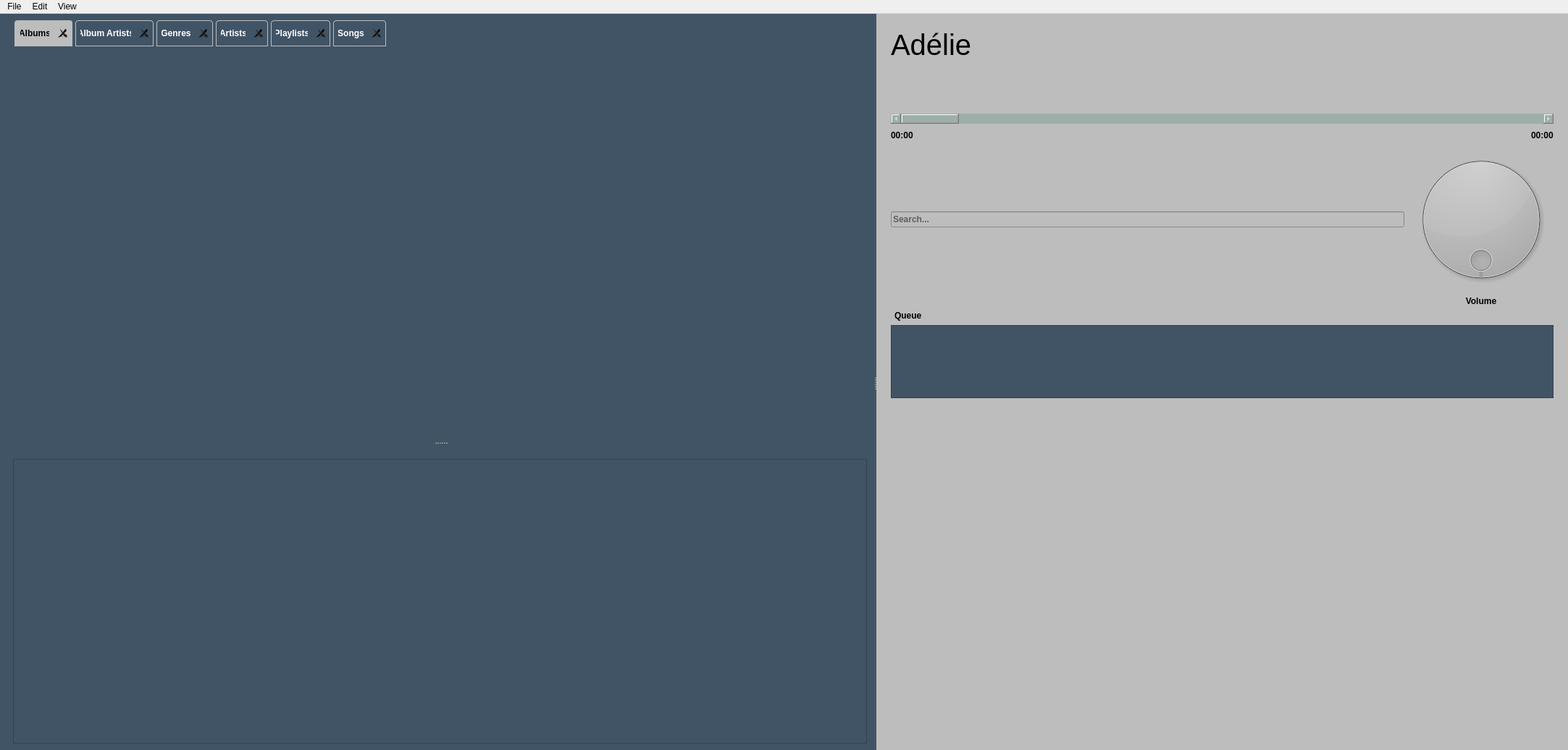
<?xml version="1.0" encoding="UTF-8"?>
<ui version="4.0">
 <class>MainWindow</class>
 <widget class="QMainWindow" name="MainWindow">
  <property name="geometry">
   <rect>
    <x>0</x>
    <y>0</y>
    <width>2165</width>
    <height>1036</height>
   </rect>
  </property>
  <property name="minimumSize">
   <size>
    <width>0</width>
    <height>0</height>
   </size>
  </property>
  <property name="maximumSize">
   <size>
    <width>16777215</width>
    <height>16777215</height>
   </size>
  </property>
  <property name="windowTitle">
   <string>Thuillier Audio</string>
  </property>
  <property name="windowIcon">
   <iconset>
    <normaloff>:/resources/resources/play_pause.png</normaloff>:/resources/resources/play_pause.png</iconset>
  </property>
  <property name="documentMode">
   <bool>false</bool>
  </property>
  <property name="tabShape">
   <enum>QTabWidget::Triangular</enum>
  </property>
  <widget class="QWidget" name="centralwidget">
   <property name="enabled">
    <bool>true</bool>
   </property>
   <property name="styleSheet">
    <string notr="true">
background-color: #415466</string>
   </property>
   <layout class="QGridLayout" name="gridLayout_2">
    <property name="topMargin">
     <number>0</number>
    </property>
    <property name="rightMargin">
     <number>0</number>
    </property>
    <property name="bottomMargin">
     <number>0</number>
    </property>
    <item row="0" column="0">
     <widget class="QSplitter" name="splitter_2">
      <property name="orientation">
       <enum>Qt::Horizontal</enum>
      </property>
      <widget class="QWidget" name="layoutWidget">
       <layout class="QVBoxLayout" name="verticalLayout_10">
        <property name="leftMargin">
         <number>9</number>
        </property>
        <property name="topMargin">
         <number>9</number>
        </property>
        <property name="rightMargin">
         <number>9</number>
        </property>
        <property name="bottomMargin">
         <number>9</number>
        </property>
        <item>
         <widget class="QSplitter" name="splitter">
          <property name="orientation">
           <enum>Qt::Vertical</enum>
          </property>
          <widget class="QTabWidget" name="musicTabs">
           <property name="autoFillBackground">
            <bool>false</bool>
           </property>
           <property name="styleSheet">
            <string notr="true">QTabWidget::pane { border: 0;
}

QTabBar::tab  {
	font-weight: bold;
	background-color: rgb(189, 189, 189);
    border: 2px solid rgb(189, 189, 189);
    border-top-left-radius: 4px;
    border-top-right-radius: 4px;
    min-width: 8ex;
	margin-left: 2px;
	margin-right: 2px;
    padding: 6px;
}
QTabBar::tab:!selected  {
	font-weight: bold;
	background-color: rgb(65, 84, 102);
	color: white;
    border: 1px solid rgb(189,189,189);
    border-top-left-radius: 4px;
    border-top-right-radius: 4px;
    min-width: 8ex;
	margin-left: 2px;
	margin-right: 2px;
    padding: 6px;
}

</string>
           </property>
           <property name="tabShape">
            <enum>QTabWidget::Rounded</enum>
           </property>
           <property name="currentIndex">
            <number>0</number>
           </property>
           <property name="tabsClosable">
            <bool>true</bool>
           </property>
           <property name="movable">
            <bool>false</bool>
           </property>
           <widget class="QWidget" name="albumTab">
            <property name="autoFillBackground">
             <bool>false</bool>
            </property>
            <property name="styleSheet">
             <string notr="true">background-image: url(:/images/resources/images/antarctica5.jpg)</string>
            </property>
            <attribute name="title">
             <string>Albums</string>
            </attribute>
            <layout class="QVBoxLayout" name="verticalLayout_3">
             <property name="leftMargin">
              <number>0</number>
             </property>
             <property name="rightMargin">
              <number>0</number>
             </property>
             <item>
              <widget class="QListWidget" name="albumListWidget">
               <property name="font">
                <font>
                 <pointsize>30</pointsize>
                </font>
               </property>
               <property name="styleSheet">
                <string notr="true">background-color: transparent;
color:white;
background-attachment: fixed;</string>
               </property>
               <property name="frameShape">
                <enum>QFrame::NoFrame</enum>
               </property>
               <property name="frameShadow">
                <enum>QFrame::Plain</enum>
               </property>
               <property name="dragDropMode">
                <enum>QAbstractItemView::DragDrop</enum>
               </property>
               <property name="defaultDropAction">
                <enum>Qt::IgnoreAction</enum>
               </property>
               <property name="selectionMode">
                <enum>QAbstractItemView::ExtendedSelection</enum>
               </property>
               <property name="iconSize">
                <size>
                 <width>300</width>
                 <height>300</height>
                </size>
               </property>
               <property name="flow">
                <enum>QListView::LeftToRight</enum>
               </property>
               <property name="isWrapping" stdset="0">
                <bool>true</bool>
               </property>
               <property name="resizeMode">
                <enum>QListView::Adjust</enum>
               </property>
               <property name="gridSize">
                <size>
                 <width>330</width>
                 <height>320</height>
                </size>
               </property>
               <property name="viewMode">
                <enum>QListView::IconMode</enum>
               </property>
               <property name="itemAlignment">
                <set>Qt::AlignCenter</set>
               </property>
              </widget>
             </item>
            </layout>
           </widget>
           <widget class="QWidget" name="albumArtistsTab">
            <property name="styleSheet">
             <string notr="true"/>
            </property>
            <attribute name="title">
             <string>Album Artists</string>
            </attribute>
            <layout class="QVBoxLayout" name="verticalLayout_9">
             <item>
              <widget class="QSplitter" name="splitter_3">
               <property name="orientation">
                <enum>Qt::Horizontal</enum>
               </property>
               <widget class="QListWidget" name="albumArtistList">
                <property name="styleSheet">
                 <string notr="true">color: white</string>
                </property>
                <property name="frameShape">
                 <enum>QFrame::NoFrame</enum>
                </property>
                <property name="selectionMode">
                 <enum>QAbstractItemView::ExtendedSelection</enum>
                </property>
               </widget>
               <widget class="QWidget" name="widget" native="true">
                <layout class="QVBoxLayout" name="verticalLayout_4">
                 <property name="leftMargin">
                  <number>0</number>
                 </property>
                 <property name="topMargin">
                  <number>0</number>
                 </property>
                 <property name="rightMargin">
                  <number>0</number>
                 </property>
                 <property name="bottomMargin">
                  <number>0</number>
                 </property>
                 <item>
                  <layout class="QHBoxLayout" name="horizontalLayout_5">
                   <item>
                    <widget class="QLabel" name="albumArtistTabAlbumArtistLabel">
                     <property name="styleSheet">
                      <string notr="true">font-weight: bold;
color: white</string>
                     </property>
                     <property name="text">
                      <string/>
                     </property>
                     <property name="wordWrap">
                      <bool>true</bool>
                     </property>
                    </widget>
                   </item>
                   <item>
                    <widget class="QToolButton" name="albumArtistShuffle">
                     <property name="text">
                      <string>...</string>
                     </property>
                     <property name="icon">
                      <iconset resource="resources.qrc">
                       <normaloff>:/images/resources/images/shufflewhite.png</normaloff>:/images/resources/images/shufflewhite.png</iconset>
                     </property>
                     <property name="iconSize">
                      <size>
                       <width>40</width>
                       <height>40</height>
                      </size>
                     </property>
                    </widget>
                   </item>
                  </layout>
                 </item>
                 <item>
                  <widget class="QListWidget" name="albumArtistDiscographyListWidget">
                   <property name="styleSheet">
                    <string notr="true"/>
                   </property>
                   <property name="frameShape">
                    <enum>QFrame::NoFrame</enum>
                   </property>
                   <property name="selectionMode">
                    <enum>QAbstractItemView::ExtendedSelection</enum>
                   </property>
                   <property name="iconSize">
                    <size>
                     <width>300</width>
                     <height>300</height>
                    </size>
                   </property>
                   <property name="isWrapping" stdset="0">
                    <bool>true</bool>
                   </property>
                   <property name="gridSize">
                    <size>
                     <width>330</width>
                     <height>320</height>
                    </size>
                   </property>
                   <property name="viewMode">
                    <enum>QListView::IconMode</enum>
                   </property>
                  </widget>
                 </item>
                </layout>
               </widget>
              </widget>
             </item>
            </layout>
           </widget>
           <widget class="QWidget" name="genreTab">
            <property name="styleSheet">
             <string notr="true"/>
            </property>
            <attribute name="title">
             <string>Genres</string>
            </attribute>
            <layout class="QVBoxLayout" name="verticalLayout_13">
             <item>
              <widget class="QSplitter" name="splitter_5">
               <property name="orientation">
                <enum>Qt::Horizontal</enum>
               </property>
               <widget class="QListWidget" name="genreList">
                <property name="styleSheet">
                 <string notr="true">color: white</string>
                </property>
                <property name="frameShape">
                 <enum>QFrame::NoFrame</enum>
                </property>
                <property name="selectionMode">
                 <enum>QAbstractItemView::ExtendedSelection</enum>
                </property>
               </widget>
               <widget class="QWidget" name="widget_3" native="true">
                <layout class="QVBoxLayout" name="verticalLayout_8">
                 <item>
                  <layout class="QHBoxLayout" name="horizontalLayout_6">
                   <item>
                    <widget class="QLabel" name="genreTabGenreLabel">
                     <property name="styleSheet">
                      <string notr="true">font-weight: bold;
color: white</string>
                     </property>
                     <property name="text">
                      <string/>
                     </property>
                     <property name="wordWrap">
                      <bool>true</bool>
                     </property>
                    </widget>
                   </item>
                   <item>
                    <widget class="QToolButton" name="genreShuffle">
                     <property name="text">
                      <string>...</string>
                     </property>
                     <property name="icon">
                      <iconset resource="resources.qrc">
                       <normaloff>:/images/resources/images/shufflewhite.png</normaloff>:/images/resources/images/shufflewhite.png</iconset>
                     </property>
                     <property name="iconSize">
                      <size>
                       <width>40</width>
                       <height>40</height>
                      </size>
                     </property>
                    </widget>
                   </item>
                  </layout>
                 </item>
                 <item>
                  <widget class="QListWidget" name="genreDiscographyListWidget">
                   <property name="styleSheet">
                    <string notr="true"/>
                   </property>
                   <property name="frameShape">
                    <enum>QFrame::NoFrame</enum>
                   </property>
                   <property name="selectionMode">
                    <enum>QAbstractItemView::ExtendedSelection</enum>
                   </property>
                   <property name="iconSize">
                    <size>
                     <width>300</width>
                     <height>300</height>
                    </size>
                   </property>
                   <property name="gridSize">
                    <size>
                     <width>330</width>
                     <height>320</height>
                    </size>
                   </property>
                   <property name="viewMode">
                    <enum>QListView::IconMode</enum>
                   </property>
                  </widget>
                 </item>
                </layout>
               </widget>
              </widget>
             </item>
            </layout>
           </widget>
           <widget class="QWidget" name="ArtistsTab">
            <property name="styleSheet">
             <string notr="true"/>
            </property>
            <attribute name="title">
             <string>Artists</string>
            </attribute>
            <layout class="QVBoxLayout" name="verticalLayout_12">
             <item>
              <widget class="QSplitter" name="splitter_4">
               <property name="orientation">
                <enum>Qt::Horizontal</enum>
               </property>
               <widget class="QListWidget" name="artistList">
                <property name="styleSheet">
                 <string notr="true">color: white</string>
                </property>
                <property name="frameShape">
                 <enum>QFrame::NoFrame</enum>
                </property>
                <property name="selectionMode">
                 <enum>QAbstractItemView::ExtendedSelection</enum>
                </property>
               </widget>
               <widget class="QWidget" name="widget_2" native="true">
                <layout class="QVBoxLayout" name="verticalLayout_11">
                 <property name="leftMargin">
                  <number>0</number>
                 </property>
                 <property name="topMargin">
                  <number>0</number>
                 </property>
                 <property name="rightMargin">
                  <number>0</number>
                 </property>
                 <property name="bottomMargin">
                  <number>0</number>
                 </property>
                 <item>
                  <layout class="QHBoxLayout" name="horizontalLayout_3">
                   <item>
                    <widget class="QLabel" name="artistTabArtistLabel">
                     <property name="styleSheet">
                      <string notr="true">font-weight: bold;
color: white</string>
                     </property>
                     <property name="text">
                      <string/>
                     </property>
                     <property name="wordWrap">
                      <bool>true</bool>
                     </property>
                    </widget>
                   </item>
                   <item>
                    <widget class="QToolButton" name="artistShuffle">
                     <property name="text">
                      <string/>
                     </property>
                     <property name="icon">
                      <iconset resource="resources.qrc">
                       <normaloff>:/images/resources/images/shufflewhite.png</normaloff>:/images/resources/images/shufflewhite.png</iconset>
                     </property>
                     <property name="iconSize">
                      <size>
                       <width>40</width>
                       <height>40</height>
                      </size>
                     </property>
                    </widget>
                   </item>
                  </layout>
                 </item>
                 <item>
                  <widget class="QListWidget" name="artistDiscographyListWidget">
                   <property name="styleSheet">
                    <string notr="true"/>
                   </property>
                   <property name="frameShape">
                    <enum>QFrame::NoFrame</enum>
                   </property>
                   <property name="selectionMode">
                    <enum>QAbstractItemView::ExtendedSelection</enum>
                   </property>
                   <property name="iconSize">
                    <size>
                     <width>300</width>
                     <height>300</height>
                    </size>
                   </property>
                   <property name="gridSize">
                    <size>
                     <width>330</width>
                     <height>320</height>
                    </size>
                   </property>
                   <property name="viewMode">
                    <enum>QListView::IconMode</enum>
                   </property>
                  </widget>
                 </item>
                </layout>
               </widget>
              </widget>
             </item>
            </layout>
           </widget>
           <widget class="QWidget" name="playlistTab">
            <property name="styleSheet">
             <string notr="true"/>
            </property>
            <attribute name="title">
             <string>Playlists</string>
            </attribute>
            <layout class="QVBoxLayout" name="verticalLayout_5">
             <property name="leftMargin">
              <number>0</number>
             </property>
             <property name="topMargin">
              <number>0</number>
             </property>
             <property name="rightMargin">
              <number>0</number>
             </property>
             <property name="bottomMargin">
              <number>0</number>
             </property>
             <item>
              <widget class="QListWidget" name="playlistWidget">
               <property name="styleSheet">
                <string notr="true">color: white</string>
               </property>
               <property name="frameShape">
                <enum>QFrame::NoFrame</enum>
               </property>
               <property name="selectionMode">
                <enum>QAbstractItemView::ExtendedSelection</enum>
               </property>
              </widget>
             </item>
            </layout>
           </widget>
           <widget class="QWidget" name="allSongsTab">
            <attribute name="title">
             <string>Songs</string>
            </attribute>
            <layout class="QVBoxLayout" name="verticalLayout_7">
             <item>
              <widget class="QTreeView" name="allSongViewList">
               <property name="styleSheet">
                <string notr="true">QHeaderView::section
{
   background-color: rgb(189, 189, 189)
}
QTreeView::item
{
    color: white;
}
</string>
               </property>
               <property name="frameShape">
                <enum>QFrame::NoFrame</enum>
               </property>
               <property name="frameShadow">
                <enum>QFrame::Plain</enum>
               </property>
               <property name="selectionMode">
                <enum>QAbstractItemView::ExtendedSelection</enum>
               </property>
              </widget>
             </item>
            </layout>
           </widget>
          </widget>
          <widget class="QWidget" name="songViewWidget" native="true">
           <layout class="QVBoxLayout" name="verticalLayout_6">
            <item>
             <widget class="QLabel" name="songViewLabel">
              <property name="styleSheet">
               <string notr="true">color: white;
font-weight: bold</string>
              </property>
              <property name="text">
               <string/>
              </property>
             </widget>
            </item>
            <item>
             <widget class="QTreeView" name="songViewList">
              <property name="styleSheet">
               <string notr="true">QHeaderView::section
{
     background-color: rgb(189, 189, 189)
}
QTreeView::item
{
    color: white;
}</string>
              </property>
              <property name="frameShadow">
               <enum>QFrame::Raised</enum>
              </property>
              <property name="editTriggers">
               <set>QAbstractItemView::NoEditTriggers</set>
              </property>
              <property name="dragDropMode">
               <enum>QAbstractItemView::InternalMove</enum>
              </property>
              <property name="defaultDropAction">
               <enum>Qt::MoveAction</enum>
              </property>
              <property name="selectionMode">
               <enum>QAbstractItemView::ExtendedSelection</enum>
              </property>
              <property name="uniformRowHeights">
               <bool>true</bool>
              </property>
              <property name="sortingEnabled">
               <bool>true</bool>
              </property>
             </widget>
            </item>
           </layout>
          </widget>
         </widget>
        </item>
       </layout>
      </widget>
      <widget class="QWidget" name="sideBar" native="true">
       <property name="minimumSize">
        <size>
         <width>200</width>
         <height>0</height>
        </size>
       </property>
       <property name="maximumSize">
        <size>
         <width>1000</width>
         <height>16777215</height>
        </size>
       </property>
       <property name="styleSheet">
        <string notr="true">background-color: rgb(189, 189, 189)</string>
       </property>
       <layout class="QVBoxLayout" name="verticalLayout_2">
        <property name="leftMargin">
         <number>20</number>
        </property>
        <property name="topMargin">
         <number>20</number>
        </property>
        <property name="rightMargin">
         <number>20</number>
        </property>
        <property name="bottomMargin">
         <number>20</number>
        </property>
        <item>
         <layout class="QVBoxLayout" name="verticalLayout">
          <item>
           <layout class="QHBoxLayout" name="horizontalLayout_2">
            <item>
             <widget class="QLabel" name="labelThuillier">
              <property name="font">
               <font>
                <pointsize>30</pointsize>
               </font>
              </property>
              <property name="text">
               <string>Adélie</string>
              </property>
              <property name="textFormat">
               <enum>Qt::MarkdownText</enum>
              </property>
             </widget>
            </item>
            <item>
             <spacer name="horizontalSpacer_4">
              <property name="orientation">
               <enum>Qt::Horizontal</enum>
              </property>
              <property name="sizeHint" stdset="0">
               <size>
                <width>40</width>
                <height>20</height>
               </size>
              </property>
             </spacer>
            </item>
           </layout>
          </item>
          <item>
           <layout class="QHBoxLayout" name="horizontalLayout_7">
            <item>
             <widget class="QPushButton" name="shuffleButton">
              <property name="styleSheet">
               <string notr="true">QPushButton {background-color: rgb(156, 175, 169)}
QPushButton::checked {background-color: }</string>
              </property>
              <property name="text">
               <string/>
              </property>
              <property name="icon">
               <iconset resource="resources.qrc">
                <normaloff>:/images/resources/images/shuffle.png</normaloff>:/images/resources/images/shuffle.png</iconset>
              </property>
              <property name="iconSize">
               <size>
                <width>60</width>
                <height>60</height>
               </size>
              </property>
              <property name="checkable">
               <bool>true</bool>
              </property>
              <property name="flat">
               <bool>true</bool>
              </property>
             </widget>
            </item>
            <item>
             <spacer name="horizontalSpacer_2">
              <property name="orientation">
               <enum>Qt::Horizontal</enum>
              </property>
              <property name="sizeHint" stdset="0">
               <size>
                <width>40</width>
                <height>20</height>
               </size>
              </property>
             </spacer>
            </item>
            <item>
             <widget class="QPushButton" name="previousButton">
              <property name="text">
               <string/>
              </property>
              <property name="icon">
               <iconset resource="resources.qrc">
                <normaloff>:/images/resources/images/previous.png</normaloff>:/images/resources/images/previous.png</iconset>
              </property>
              <property name="iconSize">
               <size>
                <width>60</width>
                <height>80</height>
               </size>
              </property>
              <property name="flat">
               <bool>true</bool>
              </property>
             </widget>
            </item>
            <item>
             <widget class="QPushButton" name="playButton">
              <property name="minimumSize">
               <size>
                <width>60</width>
                <height>60</height>
               </size>
              </property>
              <property name="maximumSize">
               <size>
                <width>100</width>
                <height>100</height>
               </size>
              </property>
              <property name="styleSheet">
               <string notr="true">QPushButton {background-color: rgb(156, 175, 169)}
QPushButton::checked {background-color: }</string>
              </property>
              <property name="text">
               <string/>
              </property>
              <property name="icon">
               <iconset resource="resources.qrc">
                <normaloff>:/images/resources/images/play_pause.png</normaloff>:/images/resources/images/play_pause.png</iconset>
              </property>
              <property name="iconSize">
               <size>
                <width>80</width>
                <height>80</height>
               </size>
              </property>
              <property name="checkable">
               <bool>false</bool>
              </property>
              <property name="autoDefault">
               <bool>false</bool>
              </property>
              <property name="flat">
               <bool>true</bool>
              </property>
             </widget>
            </item>
            <item>
             <widget class="QPushButton" name="nextButton">
              <property name="styleSheet">
               <string notr="true">QPushButton {background-color: rgb(156, 175, 169)}
QPushButton::checked {background-color: }</string>
              </property>
              <property name="text">
               <string/>
              </property>
              <property name="icon">
               <iconset resource="resources.qrc">
                <normaloff>:/images/resources/images/next.png</normaloff>:/images/resources/images/next.png</iconset>
              </property>
              <property name="iconSize">
               <size>
                <width>60</width>
                <height>80</height>
               </size>
              </property>
              <property name="checkable">
               <bool>false</bool>
              </property>
              <property name="flat">
               <bool>true</bool>
              </property>
             </widget>
            </item>
            <item>
             <spacer name="horizontalSpacer_3">
              <property name="orientation">
               <enum>Qt::Horizontal</enum>
              </property>
              <property name="sizeHint" stdset="0">
               <size>
                <width>40</width>
                <height>20</height>
               </size>
              </property>
             </spacer>
            </item>
            <item>
             <widget class="QPushButton" name="loopButton">
              <property name="styleSheet">
               <string notr="true">QPushButton {background-color: rgb(156, 175, 169)}
QPushButton::checked {background-color: }</string>
              </property>
              <property name="text">
               <string/>
              </property>
              <property name="icon">
               <iconset resource="resources.qrc">
                <normaloff>:/images/resources/images/loop.png</normaloff>:/images/resources/images/loop.png</iconset>
              </property>
              <property name="iconSize">
               <size>
                <width>60</width>
                <height>60</height>
               </size>
              </property>
              <property name="checkable">
               <bool>false</bool>
              </property>
              <property name="flat">
               <bool>true</bool>
              </property>
             </widget>
            </item>
           </layout>
          </item>
          <item>
           <widget class="QScrollBar" name="audioScroll">
            <property name="styleSheet">
             <string notr="true">color: rgb(255, 255, 255);
background-color: rgb(156, 175, 169)</string>
            </property>
            <property name="maximum">
             <number>100</number>
            </property>
            <property name="orientation">
             <enum>Qt::Horizontal</enum>
            </property>
            <property name="invertedAppearance">
             <bool>false</bool>
            </property>
           </widget>
          </item>
          <item>
           <layout class="QHBoxLayout" name="audioTimeLayout">
            <item>
             <widget class="QLabel" name="timeElapsed">
              <property name="styleSheet">
               <string notr="true">font:bold</string>
              </property>
              <property name="text">
               <string>00:00</string>
              </property>
             </widget>
            </item>
            <item>
             <spacer name="horizontalSpacer">
              <property name="orientation">
               <enum>Qt::Horizontal</enum>
              </property>
              <property name="sizeHint" stdset="0">
               <size>
                <width>40</width>
                <height>20</height>
               </size>
              </property>
             </spacer>
            </item>
            <item>
             <widget class="QLabel" name="timeRemaining">
              <property name="styleSheet">
               <string notr="true">font:bold</string>
              </property>
              <property name="text">
               <string>00:00</string>
              </property>
             </widget>
            </item>
           </layout>
          </item>
         </layout>
        </item>
        <item>
         <layout class="QGridLayout" name="gridLayout">
          <item row="0" column="1">
           <widget class="QDial" name="volumeDial">
            <property name="minimumSize">
             <size>
              <width>200</width>
              <height>200</height>
             </size>
            </property>
            <property name="maximumSize">
             <size>
              <width>200</width>
              <height>200</height>
             </size>
            </property>
            <property name="maximum">
             <number>100</number>
            </property>
            <property name="singleStep">
             <number>1</number>
            </property>
            <property name="value">
             <number>100</number>
            </property>
            <property name="invertedAppearance">
             <bool>false</bool>
            </property>
            <property name="wrapping">
             <bool>true</bool>
            </property>
           </widget>
          </item>
          <item row="1" column="1">
           <widget class="QLabel" name="label">
            <property name="maximumSize">
             <size>
              <width>16777215</width>
              <height>16777215</height>
             </size>
            </property>
            <property name="layoutDirection">
             <enum>Qt::LeftToRight</enum>
            </property>
            <property name="styleSheet">
             <string notr="true">font:bold</string>
            </property>
            <property name="text">
             <string>Volume</string>
            </property>
            <property name="alignment">
             <set>Qt::AlignCenter</set>
            </property>
           </widget>
          </item>
          <item row="0" column="0">
           <widget class="QLineEdit" name="searchLineEdit">
            <property name="styleSheet">
             <string notr="true">font:bold</string>
            </property>
            <property name="frame">
             <bool>true</bool>
            </property>
            <property name="alignment">
             <set>Qt::AlignLeading|Qt::AlignLeft|Qt::AlignVCenter</set>
            </property>
            <property name="placeholderText">
             <string>Search...</string>
            </property>
            <property name="clearButtonEnabled">
             <bool>true</bool>
            </property>
           </widget>
          </item>
         </layout>
        </item>
        <item>
         <widget class="QLabel" name="activeQueueLabel">
          <property name="styleSheet">
           <string notr="true">margin-left: 2px;
font-weight: bold;</string>
          </property>
          <property name="text">
           <string>Queue</string>
          </property>
         </widget>
        </item>
        <item>
         <widget class="QListWidget" name="activeQueue">
          <property name="styleSheet">
           <string notr="true">background-color: #415466;
color: white</string>
          </property>
          <property name="selectionMode">
           <enum>QAbstractItemView::ExtendedSelection</enum>
          </property>
         </widget>
        </item>
        <item>
         <widget class="QLabel" name="titleLabel">
          <property name="styleSheet">
           <string notr="true">font:bold</string>
          </property>
          <property name="text">
           <string/>
          </property>
          <property name="alignment">
           <set>Qt::AlignCenter</set>
          </property>
          <property name="wordWrap">
           <bool>true</bool>
          </property>
         </widget>
        </item>
        <item>
         <widget class="QLabel" name="artistLabel">
          <property name="text">
           <string/>
          </property>
          <property name="alignment">
           <set>Qt::AlignCenter</set>
          </property>
          <property name="wordWrap">
           <bool>true</bool>
          </property>
         </widget>
        </item>
        <item>
         <widget class="QLabel" name="albumLabel">
          <property name="text">
           <string/>
          </property>
          <property name="alignment">
           <set>Qt::AlignCenter</set>
          </property>
          <property name="wordWrap">
           <bool>true</bool>
          </property>
         </widget>
        </item>
        <item>
         <layout class="QHBoxLayout" name="horizontalLayout">
          <item>
           <widget class="QLabel" name="albumArtLabel">
            <property name="minimumSize">
             <size>
              <width>400</width>
              <height>400</height>
             </size>
            </property>
            <property name="font">
             <font>
              <family>Courier New</family>
              <weight>75</weight>
              <bold>true</bold>
             </font>
            </property>
            <property name="text">
             <string/>
            </property>
            <property name="alignment">
             <set>Qt::AlignCenter</set>
            </property>
            <property name="wordWrap">
             <bool>true</bool>
            </property>
           </widget>
          </item>
         </layout>
        </item>
       </layout>
      </widget>
     </widget>
    </item>
   </layout>
  </widget>
  <widget class="QMenuBar" name="menuBar">
   <property name="geometry">
    <rect>
     <x>0</x>
     <y>0</y>
     <width>2165</width>
     <height>22</height>
    </rect>
   </property>
   <widget class="QMenu" name="menuFile">
    <property name="title">
     <string>File</string>
    </property>
    <addaction name="actionScan_Library"/>
    <addaction name="actionReset"/>
    <addaction name="actionPreferences"/>
    <addaction name="actionExit"/>
   </widget>
   <widget class="QMenu" name="menuEdit">
    <property name="title">
     <string>Edit</string>
    </property>
    <widget class="QMenu" name="menu_Metadata">
     <property name="title">
      <string>&amp;Metadata</string>
     </property>
     <addaction name="actionCurrent_Song"/>
     <addaction name="actionCurrent_Album"/>
     <addaction name="actionCurrent_Artist"/>
     <addaction name="actionAll_Songs_in_Queue"/>
    </widget>
    <addaction name="menu_Metadata"/>
   </widget>
   <widget class="QMenu" name="menuView">
    <property name="title">
     <string>View</string>
    </property>
    <addaction name="actionMini_Media_Player"/>
   </widget>
   <addaction name="menuFile"/>
   <addaction name="menuEdit"/>
   <addaction name="menuView"/>
  </widget>
  <action name="actionExit">
   <property name="text">
    <string>Exit</string>
   </property>
  </action>
  <action name="actionPreferences">
   <property name="text">
    <string>Preferences</string>
   </property>
  </action>
  <action name="actionScan_Library">
   <property name="checkable">
    <bool>false</bool>
   </property>
   <property name="text">
    <string>Scan Library</string>
   </property>
  </action>
  <action name="actionRegenerate_Album_Grid">
   <property name="text">
    <string>Regenerate Album Grid</string>
   </property>
  </action>
  <action name="actionReset">
   <property name="text">
    <string>Reset</string>
   </property>
  </action>
  <action name="actionCurrent_Song">
   <property name="text">
    <string>Current Song</string>
   </property>
  </action>
  <action name="actionCurrent_Album">
   <property name="text">
    <string>Current Album</string>
   </property>
  </action>
  <action name="actionCurrent_Artist">
   <property name="text">
    <string>Current Artist</string>
   </property>
  </action>
  <action name="actionAll_Songs_in_Queue">
   <property name="text">
    <string>All Songs in Queue</string>
   </property>
  </action>
  <action name="actionBackground_Color">
   <property name="text">
    <string>Background Color</string>
   </property>
  </action>
  <action name="actionText_Color">
   <property name="text">
    <string>Text Color</string>
   </property>
  </action>
  <action name="actionMini_Media_Player">
   <property name="text">
    <string>Mini Media Player</string>
   </property>
  </action>
  <action name="actionAdd_Media">
   <property name="text">
    <string>Add Media for Session</string>
   </property>
  </action>
 </widget>
 <resources>
  <include location="resources.qrc"/>
 </resources>
 <connections/>
</ui>
